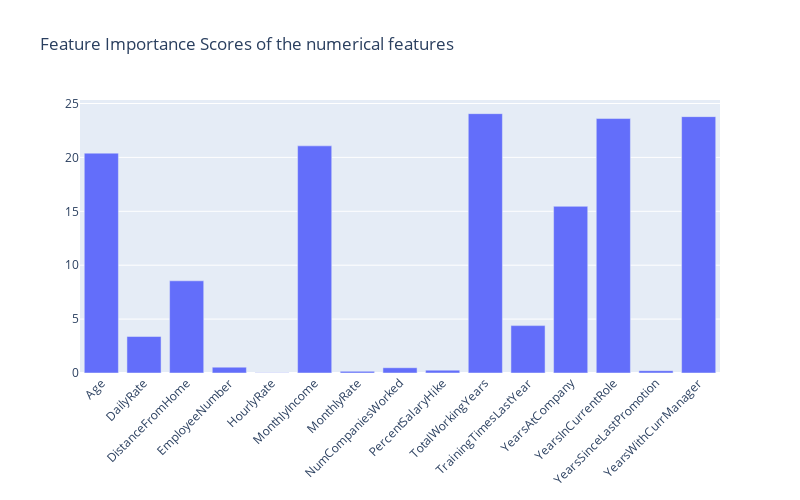

Here is the notebook cell this chart was saved with:
### Markdown cell above
## The resulting feature importance as graph

### Code cell
import plotly.graph_objs as go

# create trace
trace = go.Bar(x=Num_selec_X.columns, y=fs.scores_)

# create layout
layout = go.Layout(title='Feature Importance Scores of the numerical features', xaxis=dict(tickangle=-45))

# create figure
fig = go.Figure(data=[trace], layout=layout)

# update figure size
fig.update_layout(width=800, height=500)

# show figure
fig.show()

### Figure 1 — Plotly figure (JSON) as saved in the notebook; plotly's stock layout.template omitted (floating-point values rounded to 4 significant figures)
{"data": [{"type": "bar", "x": ["Age", "DailyRate", "DistanceFromHome", "EmployeeNumber", "HourlyRate", "MonthlyIncome", "MonthlyRate", "NumCompaniesWorked", "PercentSalaryHike", "TotalWorkingYears", "TrainingTimesLastYear", "YearsAtCompany", "YearsInCurrentRole", "YearsSinceLastPromotion", "YearsWithCurrManager"], "y": [20.4, 3.384, 8.553, 0.5413, 0.01882, 21.07, 0.1553, 0.4888, 0.2647, 24.06, 4.395, 15.46, 23.6, 0.2167, 23.78]}], "layout": {"height": 500, "title": {"text": "Feature Importance Scores of the numerical features"}, "width": 800, "xaxis": {"tickangle": -45}}}
